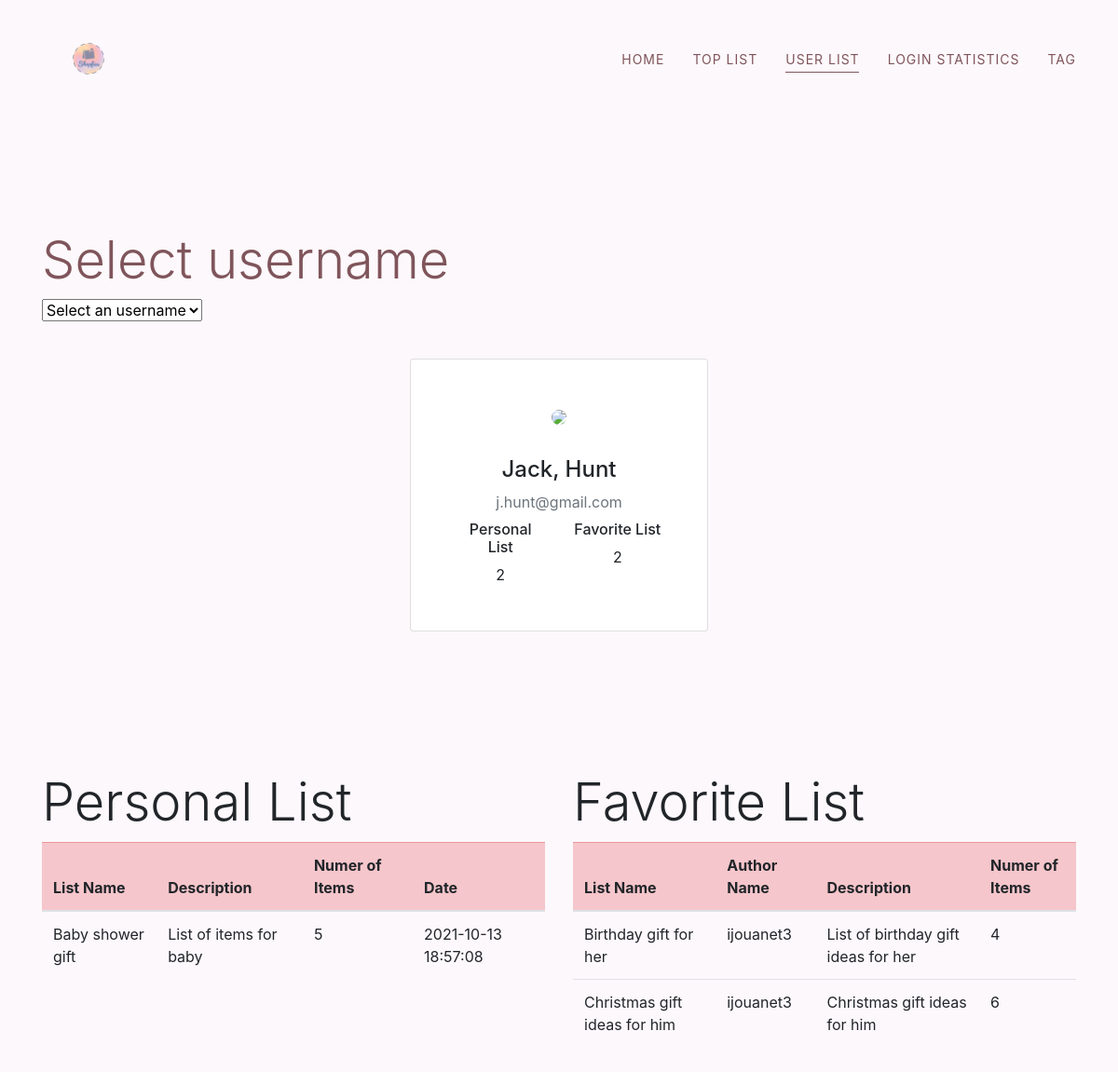
Page /user_list.php?user=4 on the committed database.
### tables this page shows
create table if not exists `USER` (
    id int primary key auto_increment,
    username varchar(20) unique not null,
    `password` varchar(50) not null,
    first_name varchar(20) not null,
    last_name varchar(20) not null,
    email varchar(50) unique not null
);

### src/user_list.php (the view, shortened to what this page needs)
<!DOCTYPE html>
<html lang="en">
    <head>
        <link rel="stylesheet" type="text/css" href="home.css">
        <link rel="stylesheet" href="https://stackpath.bootstrapcdn.com/bootstrap/4.3.1/css/bootstrap.min.css"
>
    </head>
    <body>
        <header class="main-header">
            <div class="container">
                <nav class="navbar navbar-expand-lg main-nav px-0">
                    <a class="navbar-brand">
                        <img src="shopies_logo.png">
                    </a>
                    <div class="collapse navbar-collapse" id="mainMenu">
                        <ul class="navbar-nav ml-auto text-uppercase f1">
                            <li>
                                <a href="index.php">home</a>
                            </li>
                            <li>
                                <a href="list.php">Top List</a>
                            </li>
                            <li>
                                <a href="user_list.php" class="active active-first">User List</a>
                            </li>
                            <li>
                                <a href="login.php">Login Statistics</a>
                            </li>
                            <li>
                                <a href="tag.php">Tag</a>
                            </li>
                        </ul>
                    </div>
                </nav>
            </div>
        </header>
        <div class="py-5">
            <div class="container py-5">
                <div class="row">
                <div class="container">
                    <h2 class="display-4 font-weight-light">Select username</h2>
                    <form method="GET" action="user_list.php">
                        <select name="user" onchange='this.form.submit()'>
                            <option selected>Select an username</option>
                            <?php
                            $connection = mysqli_connect(DBHOST, DBUSER, DBPASS, DBNAME);
                            ?>
                        </select>
                        <?php
                        if ($_SERVER["REQUEST_METHOD"] == "GET")
                        {
                            if (isset($_GET['user']) )
                            {
                        ?>
                        <p>&nbsp;</p>
                        <div class="container d-flex justify-content-center align-items-center">
                            <div class="card p-5">
                                <div class="user text-center">
                                    <div class="profile"> <img src="https://bootstrapious.com/i/snippets/sn-about/avatar-4.png" class="rounded-circle" width="100"> </div>
                                </div>
                                <div class="mt-4 text-center">
                                    <?php
                                $sql = "SELECT USER.email as email, USER.first_name as Fname, USER.last_name as Lname, COUNT(LIST.id) as Lists, COUNT(FAVORITE_LIST.listid) as favorite
                                            FROM USER JOIN LIST_USER ON USER.id=LIST_USER.userid
                                            JOIN LIST ON LIST_USER.listid=LIST.id
                                            JOIN FAVORITE_LIST ON FAVORITE_LIST.userid=LIST.id
                                            WHERE USER.id={$_GET['user']}
                                            GROUP BY USER.email, USER.first_name, USER.last_name";
                                if ($result = mysqli_query($connection, $sql))
                                {
                                    while($row = mysqli_fetch_assoc($result))
                                    {
                                    ?>
                                    <h4 class="mt-2"><?php echo $row['Fname']. ', '. $row['Lname'] ?></h4> <span class="text-muted d-block mb-2"><?php echo $row['email'] ?></span>
                                    <div class="row mt-2">
                                        <div class="col-sm" >
                                            <h6>Personal List</h6><span><?php echo $row['favorite'] ?></span>
                                            </div>
                                        <div class="col-sm" >
                                            <h6>Favorite List</h6><span><?php echo $row['Lists'] ?></span>
                                        </div>
                                    </div>
                                    <?php
                                    }
                                }
                            }
                        }
                                    ?>
                                </div>
                            </div>
                        </div>
                        <div class="row">
                            <?php
                                if ($_SERVER["REQUEST_METHOD"] == "GET")
                                {
                                    if (isset($_GET['user']) )
                                    {
                            ?>
                            <div class="col-sm" >
                                <h3 class="display-4 font-weight-light">Personal List</h3>
                                <table class="table table-hover">
                                    <thead>
                                        <tr class="table-danger">
                                            <th scope="col">List Name</th>
                                            <th scope="col">Description</th>
                                            <th scope="col">Numer of Items</th>
                                            <th scope="col">Date</th>
                                        </tr>
                                    </thead>
                                    <?php
                                $sql = "SELECT LIST.name as 'List', LIST.description as 'Description', COUNT(ITEM_LIST.itemid) as 'Items', LIST.create_at as 'Date'
                                    FROM LIST JOIN ITEM_LIST ON LIST.id = ITEM_LIST.listid
                                    JOIN LIST_USER ON LIST.id = LIST_USER.listid
                                    WHERE LIST_USER.userid = {$_GET['user']}
                                    GROUP BY LIST.name, LIST.description, LIST.create_at";
                                if ($result = mysqli_query($connection, $sql))
                                {
                                    while($row = mysqli_fetch_assoc($result))
                                    {
                                    ?>
                                    <tr>
                                        <td><?php echo $row['List'] ?></td>
                                        <td><?php echo $row['Description'] ?></td>
                                        <td><?php echo $row['Items'] ?></td>
                                        <td><?php echo $row['Date'] ?></td>
                                    </tr>
                                    <?php
                                    }
                                }
                            }
                        }
                                    ?>
                                </table>
                            </div>
                            <div class="col-sm">
                                <?php
                                if ($_SERVER["REQUEST_METHOD"] == "GET")
                                {
                                    if (isset($_GET['user']) )
                                    {
                                ?>
                                <h3 class="display-4 font-weight-light">Favorite List</h3>
                                <table class="table table-hover">
                                    <thead>
                                        <tr class="table-danger">
                                            <th scope="col">List Name</th>
                                            <th scope="col">Author Name</th>
                                            <th scope="col">Description</th>
                                            <th scope="col">Numer of Items</th>
                                        </tr>
                                    </thead>
                                    <?php
                                        $sql = "SELECT LIST.name as 'List', LIST.description as 'Description', COUNT(ITEM_LIST.itemid) as 'Items', LIST.create_at as 'Date', USER.username as 'Username'
                                    FROM LIST JOIN ITEM_LIST ON LIST.id = ITEM_LIST.listid
                                    JOIN FAVORITE_LIST ON LIST.id = FAVORITE_LIST.listid
                                    JOIN USER ON FAVORITE_LIST.userid = USER.id
                                    WHERE USER.id = {$_GET['user']}
                                    GROUP BY LIST.name, LIST.description, LIST.create_at";
                                        if ($result = mysqli_query($connection, $sql))
                                        {
                                            while($row = mysqli_fetch_assoc($result))
                                            {
                                    ?>
                                    <tr>
                                        <td><?php echo $row['List'] ?></td>
                                        <td><?php echo $row['Username'] ?></td>
                                        <td><?php echo $row['Description'] ?></td>
                                        <td><?php echo $row['Items'] ?></td>
                                    </tr>
                                    <?php
                                            }
                                        }
                                    }
                                }
                                    ?>
                                </table>
                            </div>
                        </div>
                    </form>
                    </div>
                </div>
            </div>
        </div>
    </body>
</html>

### src/home.css (style rules this page uses)
body { background: #Fdf8fb !important; }
.container .navbar { background-color: #Fdf8fb; }
#mainMenu li > a { font-size: 14px; letter-spacing: 1px; color: #7f555b; font-weight: 430; position: relative; z-index: 1; text-decoration: none; }
#mainMenu li:not(:last-of-type) { margin-right: 30px; }
#mainMenu li > a::before { position: absolute; content: ""; width: calc(100% - 1px); height: 1px; background: #7f555b; bottom: -6px; left: 0; -webkit-transform: scale(0, 1); -ms-transform: scale(0, 1); transform: scale(0, 1); -webkit-transform-origin: right center; -ms-transform-origin: right center; transform-origin: right center; z-index: -1; -webkit-transition: transform 0.5s ease; transition: transform 0.5s ease; }
#mainMenu li > a:hover::before, #mainMenu li > a.active::before { -webkit-transform: scale(1, 1); -ms-transform: scale(1, 1); transform: scale(1, 1); -webkit-transform-origin: left center; -ms-transform-origin: left center; transform-origin: left center; }
.main-header { position: fixed; left: 0; z-index: 99; width: 100%; -webkit-transition: all 0.4s ease; transition: all 0.4s ease; }
.navbar-brand { color: #7f555b; }
.main-header .navbar-brand img { max-width: 100px; animation: fadeInLeft 0.4s both 0.4s; }
.row { margin-top: 150px; }
.row h2 { color: #7f555b; }

### rows in the picture
user: first_name "Jack", last_name "Hunt", email "j.hunt@gmail.com", favorite "2", Lists "2", List "Birthday gift for her", username "ijouanet3", Description "List of birthday gift ideas for her", Items "4", List "Christmas gift ideas for him", Description "Christmas gift ideas for him", Items "6"

### other values in the picture
$row['List'] "Baby shower gift"
$row['Description'] "List of items for baby"
$row['Items'] "5"
$row['Date'] "2021-10-13 18:57:08"
